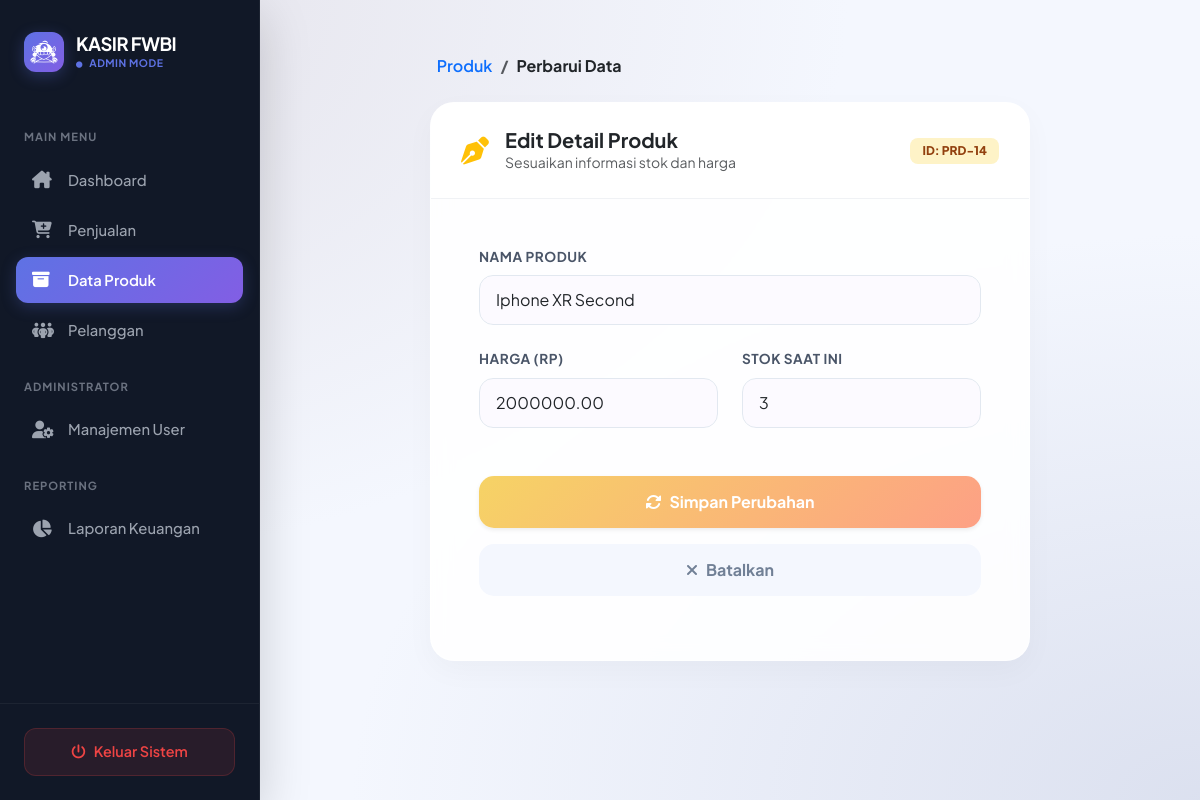
The page /admin/produk/edit.php?id=14 (signed in) on the database its author committed.
### tables this page shows
CREATE TABLE `produk` (
  `ProdukID` int(11) NOT NULL,
  `NamaProduk` varchar(255) NOT NULL,
  `Harga` decimal(10,2) NOT NULL,
  `Stok` int(11) NOT NULL
);

### admin/produk/edit.php (the view, shortened to what this page needs)
<?php
include '../../main/connect.php';
$id = mysqli_real_escape_string($conn, $_GET['id']);
$data = mysqli_query($conn, "SELECT * FROM produk WHERE ProdukID='$id'");
$d = mysqli_fetch_array($data);
?>
<!DOCTYPE html>
<html lang="id">
<head>
    <link href="https://cdn.jsdelivr.net/npm/bootstrap@5.3.0/dist/css/bootstrap.min.css" rel="stylesheet">
    <link rel="stylesheet" href="https://cdnjs.cloudflare.com/ajax/libs/font-awesome/6.4.0/css/all.min.css">
</head>
<body>
<div class="d-flex">
    <?php include '../../template/sidebar.php'; ?>
    <div class="main-content">
        <div class="col-md-8 mx-auto mb-4">
            <nav aria-label="breadcrumb">
                <ol class="breadcrumb">
                    <li class="breadcrumb-item"><a href="index.php" class="text-decoration-none fw-semibold">Produk</a></li>
                    <li class="breadcrumb-item active fw-bold text-dark">Perbarui Data</li>
                </ol>
            </nav>
        </div>
        <div class="content-card">
            <div class="card-header-custom d-flex justify-content-between align-items-center">
                <div class="d-flex align-items-center">
                    <div class="icon-box me-3 text-warning fs-3">
                        <i class="fas fa-pen-nib"></i>
                    </div>
                    <div>
                        <h5 class="fw-bold m-0 text-dark">Edit Detail Produk</h5>
                        <p class="text-muted small mb-0">Sesuaikan informasi stok dan harga</p>
                    </div>
                </div>
                <span class="id-badge">ID: PRD-<?= $d['ProdukID']; ?></span>
            </div>
            <div class="card-body p-4 p-md-5">
                <form id="formEdit" action="proses_edit.php" method="POST">
                    <div class="mb-4">
                        <label class="form-label">Nama Produk</label>
                        <input type="text" name="NamaProduk" class="form-control" value="<?= htmlspecialchars($d['NamaProduk']); ?>" required>
                    </div>
                    <div class="row mb-4">
                        <div class="col-md-6">
                            <label class="form-label">Harga (Rp)</label>
                            <input type="number" name="Harga" class="form-control" value="<?= $d['Harga']; ?>" min="0" required>
                        </div>
                        <div class="col-md-6">
                            <label class="form-label">Stok Saat Ini</label>
                            <input type="number" name="Stok" class="form-control" value="<?= $d['Stok']; ?>" min="0" required>
                        </div>
                    </div>
                    <div class="d-grid gap-3 mt-5">
                        <button type="button" onclick="confirmEdit()" class="btn-update shadow-sm">
                            <i class="fas fa-sync-alt me-2"></i>Simpan Perubahan
                        </button>
                        <a href="index.php" class="btn-back">
                            <i class="fas fa-times me-2"></i>Batalkan
                        </a>
                    </div>
                </form>
            </div>
        </div>
    </div>
</div>
</body>
</html>

### admin/produk/edit.php (style rules this page uses)
:root { --primary-gradient: linear-gradient(135deg, #764ba2 0%, #667eea 100%); --warning-gradient: linear-gradient(135deg, #f6d365 0%, #fda085 100%); --glass-bg: rgba(255, 255, 255, 0.9); }
body { font-family: 'Plus Jakarta Sans', sans-serif; background-color: #f4f7fe; background-image: radial-gradient(at 0% 0%, hsla(253,16%,90%,1) 0, transparent 50%), radial-gradient(at 100% 100%, hsla(225,39%,90%,1) 0, transparent 50%); min-height: 100vh; }
.main-content { padding: 30px; width: 100%; }
.content-card { background: var(--glass-bg); backdrop-filter: blur(10px); border: 1px solid rgba(255, 255, 255, 0.5); border-radius: 24px; box-shadow: 0 10px 30px rgba(0, 0, 0, 0.03); overflow: hidden; max-width: 600px; margin: auto; }
.card-header-custom { padding: 25px 30px; background: white; border-bottom: 1px solid #f0f2f5; }
.form-label { font-weight: 700; color: #4a5568; font-size: 0.85rem; text-transform: uppercase; letter-spacing: 0.5px; }
.form-control { border-radius: 14px; padding: 12px 16px; border: 1.5px solid #e2e8f0; background-color: #fcfaff; transition: all 0.3s; }
.btn-update { background: var(--warning-gradient); border: none; color: white; padding: 14px; border-radius: 15px; font-weight: 700; transition: all 0.3s; }
.btn-back { background: #f4f7fe; color: #718096; border: none; padding: 14px; border-radius: 15px; font-weight: 700; text-align: center; text-decoration: none; display: block; }
.id-badge { background: #fef3c7; color: #92400e; padding: 4px 12px; border-radius: 8px; font-size: 0.75rem; font-weight: 800; }

### template/sidebar.php (style rules this page uses)
:root { --sidebar-bg: #111827; --accent-color: #5e72e4; --hover-bg: rgba(255, 255, 255, 0.05); --text-gray: #9ca3af; }

### rows shown on the page
produk: ProdukID "14", NamaProduk "Iphone XR Second", Harga "2000000.00", Stok "3"

### other values the page prints
$_SESSION['role'] "ADMIN"
